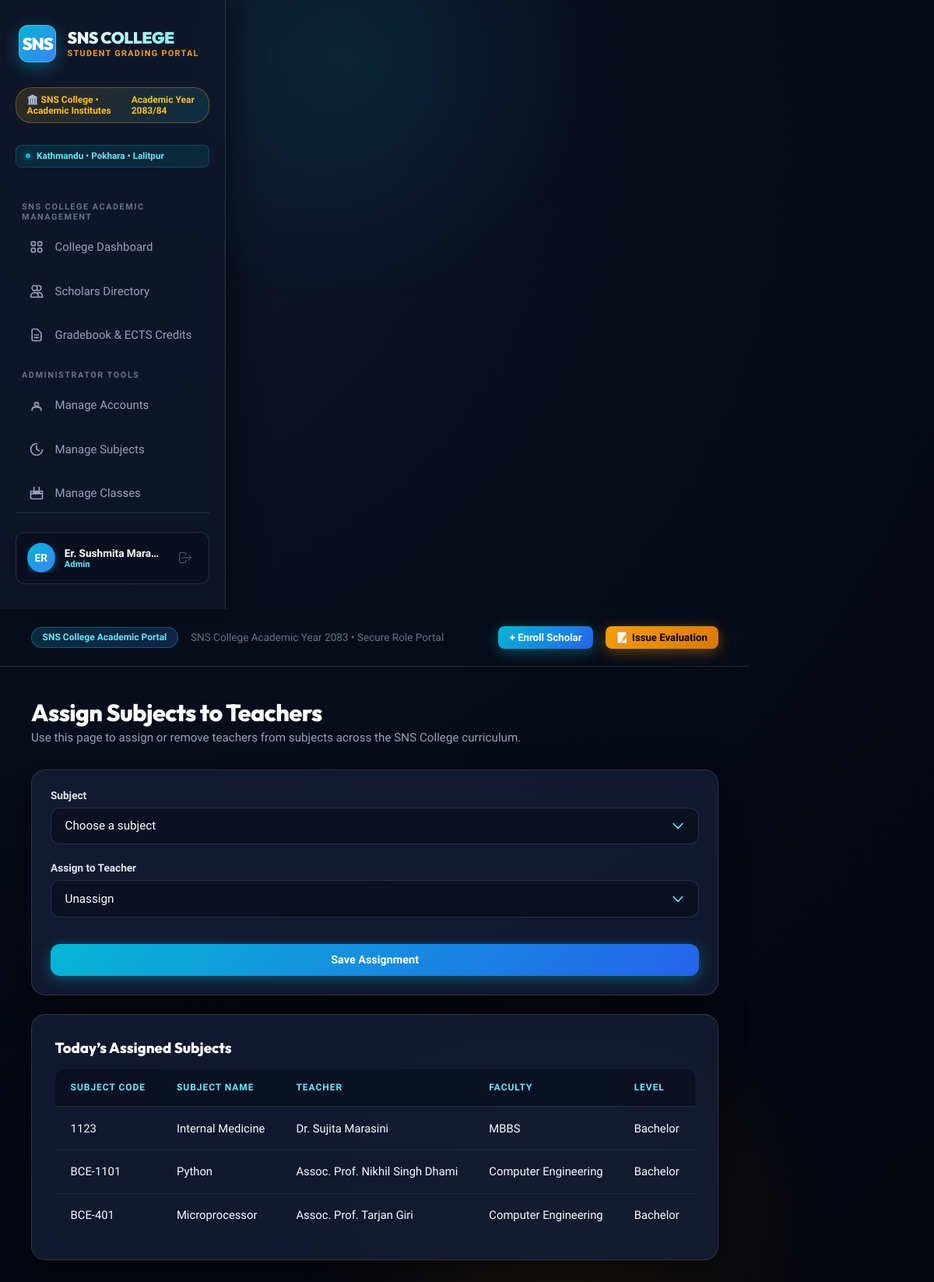
The app's page /admin/assign-subjects (signed in) with its own data.
### models.py (models this page shows, shortened)
class User(db.Model):
    __tablename__ = 'users'
    id = db.Column(db.Integer, primary_key=True)
    username = db.Column(db.String(50), unique=True, nullable=False)
    email = db.Column(db.String(100), unique=True, nullable=False)
    full_name = db.Column(db.String(100), nullable=False)
    password_hash = db.Column(db.String(255), nullable=False)
    role = db.Column(db.String(20), default='Teacher')  # 'Admin', 'Teacher', 'Student'
    department = db.Column(db.String(80), default='General')
    created_at = db.Column(db.DateTime, default=datetime.utcnow)

class Subject(db.Model):
    __tablename__ = 'subjects'
    id = db.Column(db.Integer, primary_key=True)
    code = db.Column(db.String(20), unique=True, nullable=False)
    name = db.Column(db.String(100), nullable=False)
    department = db.Column(db.String(80), default='Engineering')
    academic_period = db.Column(db.String(40), default='Semester 1')
    faculty = db.Column(db.String(80), default='General')
    level = db.Column(db.String(20), default='Bachelor')
    credits = db.Column(db.Integer, default=3)
    assigned_teacher_id = db.Column(db.Integer, db.ForeignKey('users.id'), nullable=True)
    grades = db.relationship('Grade', backref='subject', lazy=True)
    assigned_teacher = db.relationship('User', backref='assigned_subjects', foreign_keys=[assigned_teacher_id])

### app.py (the view, shortened to what this page needs)
@app.route('/admin/assign-subjects', methods=['GET', 'POST'])
@login_required
def admin_assign_subjects():
    if g.user.role != 'Admin':
        flash('Only administrators can manage subject assignments.', 'warning')
        return redirect(url_for('dashboard'))
    teachers = User.query.filter_by(role='Teacher').order_by(User.full_name).all()
    subjects = Subject.query.order_by(Subject.code).all()
    return render_template('admin_assign_subjects.html', subjects=subjects, teachers=teachers)

### app.py (called while the page is built)
@app.before_request
def load_logged_in_user():
    user_id = session.get('user_id')
    if user_id is None:
        g.user = None
    else:
        g.user = User.query.get(user_id)

@app.context_processor
def inject_user():
    return dict(current_user=getattr(g, 'user', None), can_manage_grade=user_can_manage_grade, csrf_token=generate_csrf)

def login_required(f):
    @wraps(f)
    def decorated_function(*args, **kwargs):
        if g.user is None:
            flash('Please log in to access this page.', 'warning')
            return redirect(url_for('login', next=request.url))
        return f(*args, **kwargs)
    return decorated_function

### templates/admin_assign_subjects.html (shortened to what this page needs)
{% extends 'base.html' %}
{% block content %}
<div class="page-header">
    <div>
        <h1 class="page-title">Assign Subjects to Teachers</h1>
        <p class="page-subtitle">Use this page to assign or remove teachers from subjects across the SNS College curriculum.</p>
    </div>
</div>
<div class="card" style="padding: 1.5rem; margin-bottom: 1.5rem;">
    <form method="POST" action="{{ url_for('admin_assign_subjects') }}">
        <div class="form-group">
            <label class="form-label" for="subject_id">Subject</label>
            <select id="subject_id" name="subject_id" class="form-control" required>
                <option value="" disabled selected>Choose a subject</option>
            </select>
        </div>
        <div class="form-group">
            <label class="form-label" for="teacher_id">Assign to Teacher</label>
            <select id="teacher_id" name="teacher_id" class="form-control">
                <option value="">Unassign</option>
            </select>
        </div>
        <button type="submit" class="btn btn-primary" style="width: 100%; margin-top: 0.75rem;">Save Assignment</button>
    </form>
</div>
<div class="card">
    <h3 style="font-weight: 800; margin-bottom: 1rem;">Today’s Assigned Subjects</h3>
    <div class="table-responsive">
        <table class="data-table">
            <thead>
                <tr>
                    <th>Subject Code</th>
                    <th>Subject Name</th>
                    <th>Teacher</th>
                    <th>Faculty</th>
                    <th>Level</th>
                </tr>
            </thead>
            <tbody>
                {% for subject in subjects %}
                <tr>
                    <td>{{ subject.code }}</td>
                    <td>{{ subject.name }}</td>
                    <td>
                        {% if subject.assigned_teacher %}
                            {{ subject.assigned_teacher.full_name }}
                        {% else %}
                            <span style="color: var(--text-muted);">Not assigned</span>
                        {% endif %}
                    </td>
                    <td>{{ subject.faculty or 'General' }}</td>
                    <td>{{ subject.level or 'Bachelor' }}</td>
                </tr>
                {% endfor %}
            </tbody>
        </table>
    </div>
</div>
{% endblock %}

### templates/base.html (shortened to what this page needs)
<DOCTYPE html>
<html lang="en">
<head>
</head>
<body>
    {% if g.user %}
    <aside class="sidebar">
        <a href="{{ url_for('dashboard') }}" class="university-brand">
            <div class="crest-icon">SNS</div>
            <div class="brand-text">
                <span class="brand-name">SNS COLLEGE</span>
                <span class="brand-sub">Student Grading Portal</span>
            </div>
        </a>
        <div class="world-rank-badge">
            <span>🏛️ SNS College • Academic Institutes</span>
            <span>Academic Year 2083/84</span>
        </div>
        <div class="campus-pill">
            <span class="pulse-dot"></span>
            <span>Kathmandu • Pokhara • Lalitpur</span>
        </div>
        <div class="nav-section-title">SNS College Academic Management</div>
        <ul class="nav-links">
            <li>
                <a href="{{ url_for('dashboard') }}" class="nav-link {% if request.endpoint == 'dashboard' %}active{% endif %}">
                    <span>College Dashboard</span>
                </a>
            </li>
            <li>
                <a href="{{ url_for('students') }}" class="nav-link {% if request.endpoint in ['students', 'add_student', 'edit_student'] %}active{% endif %}">
                    <svg fill="none" viewBox="0 0 24 24" stroke="currentColor">
                        <path stroke-linecap="round" stroke-linejoin="round" d="M12 4.354a4 4 0 110 5.292M15 21H3v-1a6 6 0 0112 0v1zm0 0h6v-1a6 6 0 00-9-5.197M13 7a4 4 0 11-8 0 4 4 0 018 0z" />
                    </svg>
                    <span>Scholars Directory</span>
                </a>
            </li>
            <li>
                <a href="{{ url_for('grades') }}" class="nav-link {% if request.endpoint == 'grades' %}active{% endif %}">
                    <svg fill="none" viewBox="0 0 24 24" stroke="currentColor">
                        <path stroke-linecap="round" stroke-linejoin="round" d="M9 12h6m-6 4h6m2 5H7a2 2 0 01-2-2V5a2 2 0 012-2h5.586a1 1 0 01.707.293l5.414 5.414a1 1 0 01.293.707V19a2 2 0 01-2 2z" />
                    </svg>
                    <span>Gradebook & ECTS Credits</span>
                </a>
            </li>
        </ul>
        {% if g.user.role == 'Admin' %}
        <div class="nav-section-title">Administrator Tools</div>
        <ul class="nav-links">
            <li>
                <a href="{{ url_for('admin_manage_users') }}" class="nav-link {% if request.endpoint in ['admin_manage_users', 'admin_create_user', 'admin_edit_user'] %}active{% endif %}">
                    <svg fill="none" viewBox="0 0 24 24" stroke="currentColor">
                        <path stroke-linecap="round" stroke-linejoin="round" d="M5.121 17.804A9.953 9.953 0 0112 15c2.39 0 4.604.8 6.379 2.152M15 11a3 3 0 11-6 0 3 3 0 016 0zM19 20v-1a4 4 0 00-4-4H9a4 4 0 00-4 4v1" />
                    </svg>
                    <span>Manage Accounts</span>
                </a>
            </li>
            <li>
                <a href="{{ url_for('admin_manage_subjects') }}" class="nav-link {% if request.endpoint in ['admin_manage_subjects', 'admin_create_subject', 'admin_edit_subject'] %}active{% endif %}">
                    <svg fill="none" viewBox="0 0 24 24" stroke="currentColor">
                        <path stroke-linecap="round" stroke-linejoin="round" d="M12 6v6l4 2" />
                        <path stroke-linecap="round" stroke-linejoin="round" d="M21 12.79A9 9 0 1112.21 3" />
                    </svg>
                    <span>Manage Subjects</span>
                </a>
            </li>
            <li>
                <a href="{{ url_for('admin_manage_classes') }}" class="nav-link {% if request.endpoint in ['admin_manage_classes', 'admin_create_class', 'admin_edit_class'] %}active{% endif %}">
                    <svg fill="none" viewBox="0 0 24 24" stroke="currentColor">
                        <path stroke-linecap="round" stroke-linejoin="round" d="M8 7V3m8 4V3m-9 8h10M3 13h18M5 21h14a2 2 0 002-2V9H3v10a2 2 0 002 2z" />
                    </svg>
                    <span>Manage Classes</span>
                </a>
            </li>
        </ul>
        {% endif %}
        <div class="sidebar-footer">
            <div class="user-profile-card">
                <div style="display: flex; align-items: center; gap: 0.75rem; overflow: hidden;">
                    <div class="user-avatar">
                        {{ g.user.full_name[:2].upper() }}
                    </div>
                    <div class="user-info">
                        <span class="user-name">{{ g.user.full_name }}</span>
                        <span class="user-role-badge">{{ g.user.role }}</span>
                    </div>
                </div>
                <a href="{{ url_for('logout') }}" class="btn-logout-icon" title="Sign Out">
                    <svg width="20" height="20" fill="none" viewBox="0 0 24 24" stroke="currentColor">
                        <path stroke-linecap="round" stroke-linejoin="round" d="M17 16l4-4m0 0l-4-4m4 4H7m6 4v1a3 3 0 01-3 3H6a3 3 0 01-3-3V7a3 3 0 013-3h4a3 3 0 013 3v1" />
                    </svg>
                </a>
            </div>
        </div>
    </aside>
    {% endif %}
    <div class="main-wrapper">
        {% if g.user %}
        <header class="topbar">
            <div class="topbar-title-section">
                <span class="portal-tag">SNS College Academic Portal</span>
                <span style="color: var(--text-dim); font-size: 0.85rem;">SNS College Academic Year 2083 • Secure Role Portal</span>
            </div>
            <div class="topbar-actions">
                {% if g.user.role != 'Student' %}
                    <a href="{{ url_for('add_student') }}" class="btn btn-primary btn-sm">+ Enroll Scholar</a>
                    <a href="{{ url_for('grades') }}" class="btn btn-gold btn-sm">📝 Issue Evaluation</a>
                {% endif %}
            </div>
        </header>
        {% endif %}
        <main class="content-body">
            {% block content %}{% endblock %}
        </main>
    </div>
</body>
</html>

### records on screen
User: user "ER", user.full_name "Er. Sushmita Mara…", user.role "Admin"
Subject: code "1123", name "Internal Medicine", assigned_teacher.full_name "Dr. Sujita Marasini", faculty "MBBS", level "Bachelor"
Subject: code "BCE-1101", name "Python", assigned_teacher.full_name "Assoc. Prof. Nikhil Singh Dhami", faculty "Computer Engineering", level "Bachelor"
Subject: code "BCE-401", name "Microprocessor", assigned_teacher.full_name "Assoc. Prof. Tarjan Giri", faculty "Computer Engineering", level "Bachelor"
